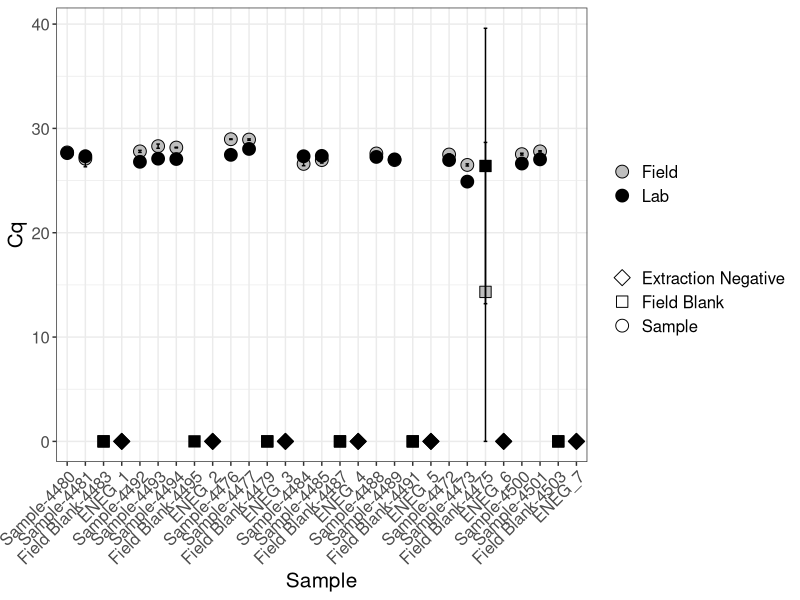
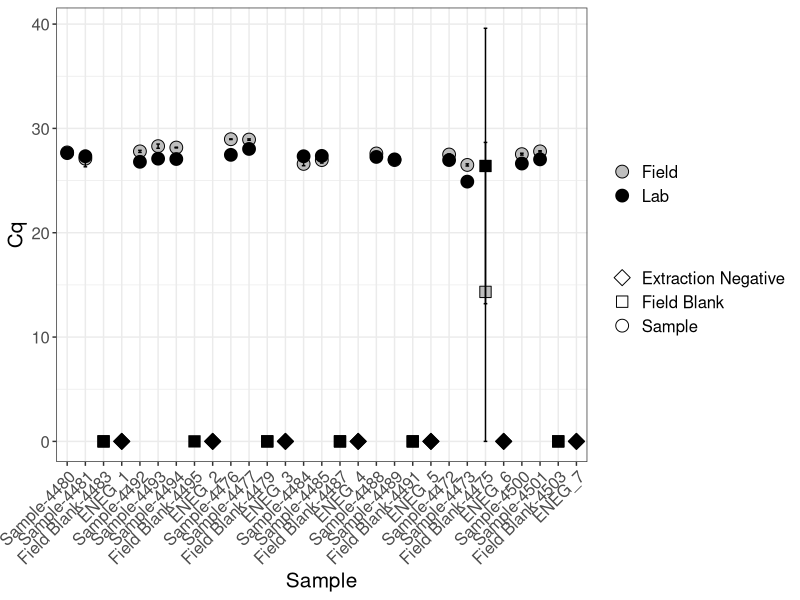

Generate these figures, in order, with R:
# User experience qPCR Cq comparisons plot


# Load libraries ----------------------------------------------------------
library(dplyr)
library(ggplot2)
library(forcats)
library(tidyr)
library(stringr)

# Load data ---------------------------------------------------------------

user.cq <- read.csv("data/UserExperience_CqValues.csv", header = T) %>% glimpse()

# fill in blanks
user.cq$User.Experience[2:9] <- "No Lab Experience"
user.cq$User.Experience[10:17] <- "Non-Molecular Lab Experience"
user.cq$User.Experience[18:21] <- "Previous Molecular Lab Experience"
user.cq$User.Experience[22:29] <- "Molecular Lab Experts"

#replace NAs with 0 - this won't affect Mean Cq values
user.cq.fixed <- user.cq %>% 
                 mutate(across(where(is.numeric), ~replace_na(.,0)), 
                        Sample = paste0(Type, " ", Sample.ID))

user.cq.fixed$Sample <- gsub(" AIS","", user.cq.fixed$Sample)
user.cq.fixed$Sample <- gsub("Extraction Negative ","", user.cq.fixed$Sample)


# Make the table long format to make ggplot happy

cq.long <- pivot_longer(user.cq.fixed, cols=contains("Cq"))

cq.long.fix <- cq.long %>% 
  filter(!str_detect(name, "Mean")) %>%
  mutate(Field_Lab = case_when(
    str_starts(name, "Field_") ~ "Field",
    str_starts(name, "Lab_") ~ "Lab")
    )


# Make some plots ---------------------------------------------------------

# ggplot(data=cq.long.fix, aes(x = Sample, y=value, fill = Field_Lab))+
#   geom_violin()+
#   theme_bw() # this looks terrible, not enough data

ggplot(data=cq.long.fix[-c(33,43:45,71:72,149),], 
       aes(x=fct_inorder(Sample), y=value, fill=Field_Lab, shape=factor(Type)))+
  stat_summary(fun = mean, geom = "point", size = 4) +
  stat_summary(fun.data = mean_se, geom = "errorbar", width = 0.2) +
  scale_shape_manual(values=c(23,22, 21))+
  scale_fill_manual(values = c("gray","black"))+
  labs(fill="", shape="")+
  ylab(label = "Cq")+
  xlab(label="Sample")+
  guides(fill = guide_legend(override.aes = list(shape = 21, size = 4)))+
  theme_bw()+
  theme(axis.text.x = element_text(angle = 45,hjust = 1, vjust = 1),
        text = element_text(size=15))

ggsave(filename = "UserExperience_Cq_comparison.pdf",
       plot = last_plot(), 
       path = "figures/",
       device = "pdf",
       width=10, height=8, dpi = 300)
